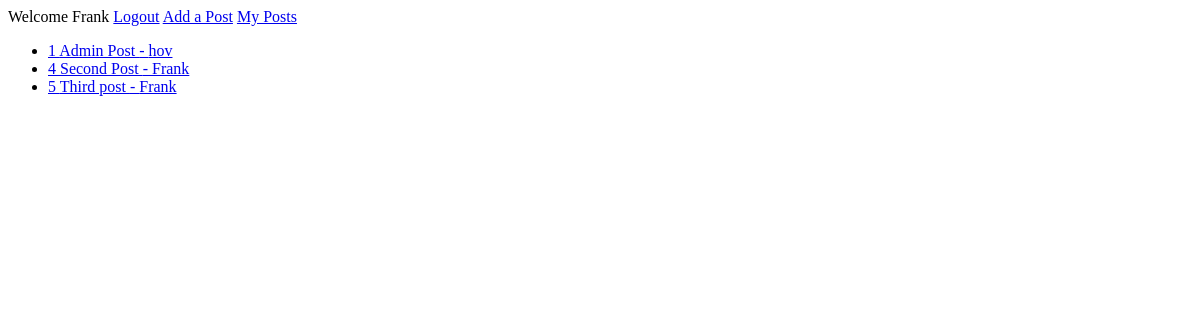
Page /home/ (signed in) on the earlier database version.
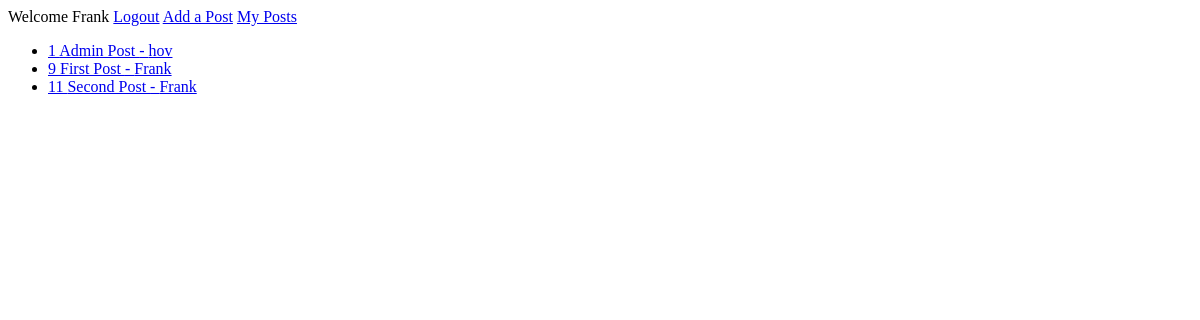
Same page on the later database version.
### blog/models.py (models this page shows, shortened)
class Post(models.Model):
    title = models.CharField(max_length=200)
    user = models.ForeignKey(User, on_delete=models.CASCADE, null=True, blank=True)
    body = models.TextField()

### blog/views.py (the view)
# urls.py: 2. Add a URL to urlpatterns:  path('', views.home, name='home')
@login_required(login_url='login')
def home(request):
    post = Post.objects.all()
    context = {"post": post}
    return render(request, "home.html", context)

### blog/templates/home.html (shortened to what this page needs)
<!DOCTYPE html>
<html lang="en">
<head>
</head>
<body>
  Welcome {{ request.user }}
  <span><a href="{% url 'logout' %}">Logout</a></span>
  <span><a href="{% url 'add' %}">Add a Post</a></span>
  <span><a href="{% url 'myposts' %}">My Posts</a></span>
  <ul>
    {% for post in post %}
    <li><a href="{% url 'view' post.id%}">{{ post.id }}  {{ post.title }} - {{ post.user }}</a></li>
    {% endfor %}
  </ul>
</body>
</html>

Differences in the rows shown:
removed Post: id "4", title "Second Post", user "Frank"
removed Post: id "5", title "Third post", user "Frank"
added Post: id "9", title "First Post", user "Frank"
added Post: id "11", title "Second Post", user "Frank"
